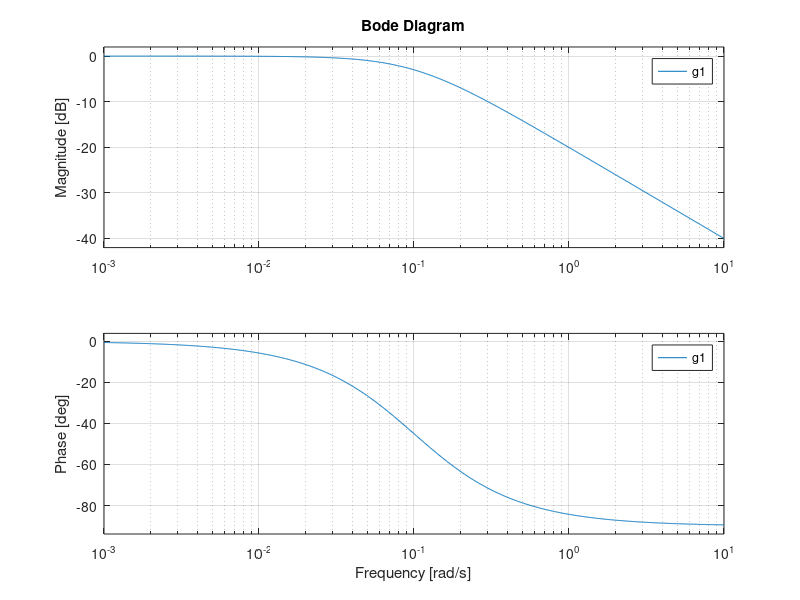

Reproduce this figure in MATLAB. (Note: this script raises an error after producing the figure.)
%% P1

figure(1);
g1 = tf([0.1],[1,0.1]);
bode(g1)

figure(2);
g2 = tf([0.1],[1,0.1],'InputDelay',6);
bode(g2)


%% P4

p_delay = tf([1,-1,1/3],[1,1,1/3]);
% Root Locus for finding w_u
g_approx = g1*p_delay;
rlocus(g_approx)
% bode(g_approx)

%% P4a
alpha = 0.6;
beta = 0.5;
gamma = 0.125;
Ku = 3.33;
wu = 0.317;

Kp = alpha*Ku;
Ti = 0.5/0.317;
Td = 0.125/0.317;
pid_prob = tf([Kp*Td, Kp, Kp/Ti], [1, 0]);

% function with pade approximation
%ol_pid = g_approx*pid_prob;
% function with exact representation of delay
ol_pid = g2*pid_prob;

bode(ol_pid)
margin(ol_pid);
%[gm, pm, wp, wc] = margin(ol_pid);

%% P6

dt_tra = c2d(g1,2);
